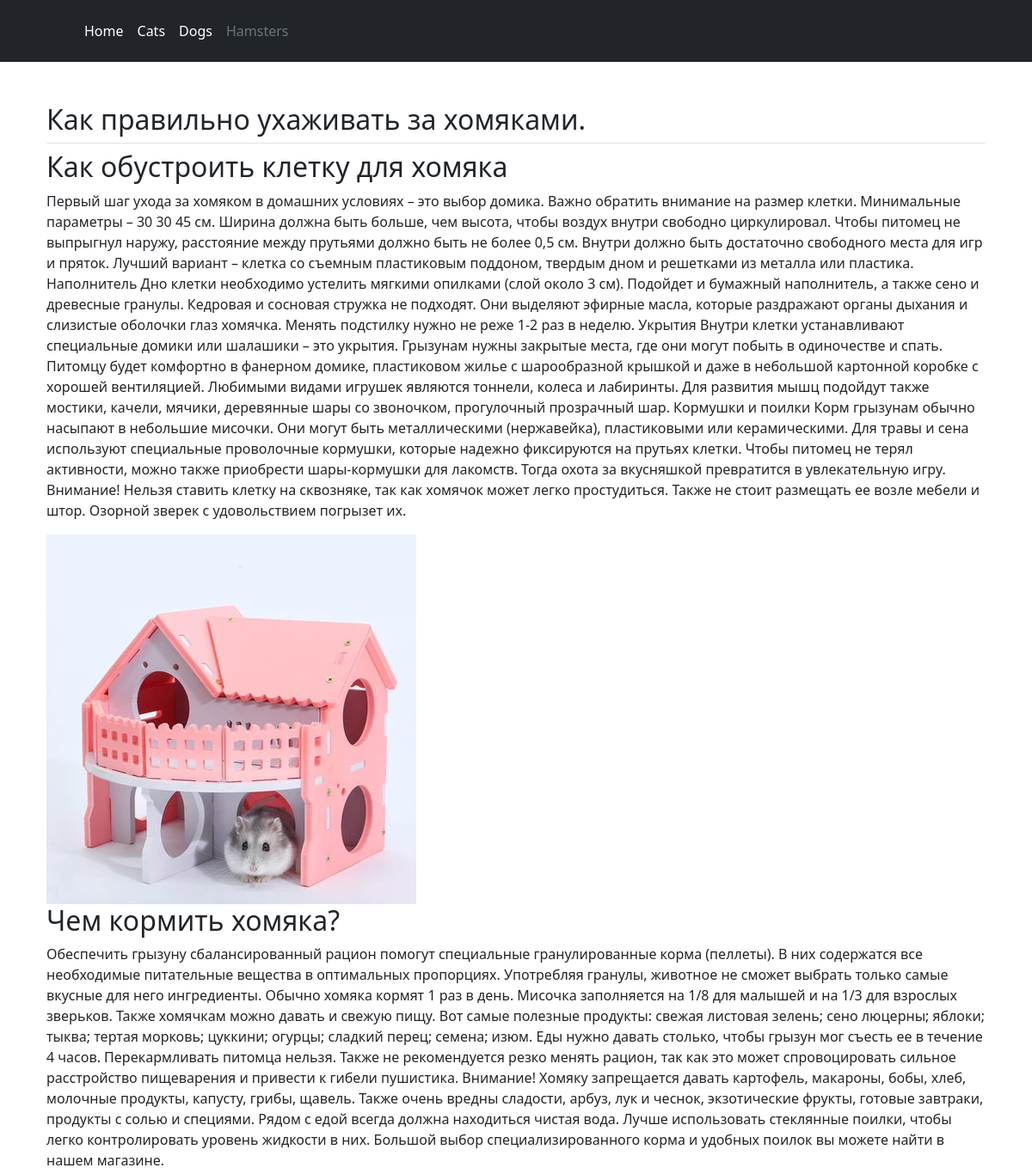
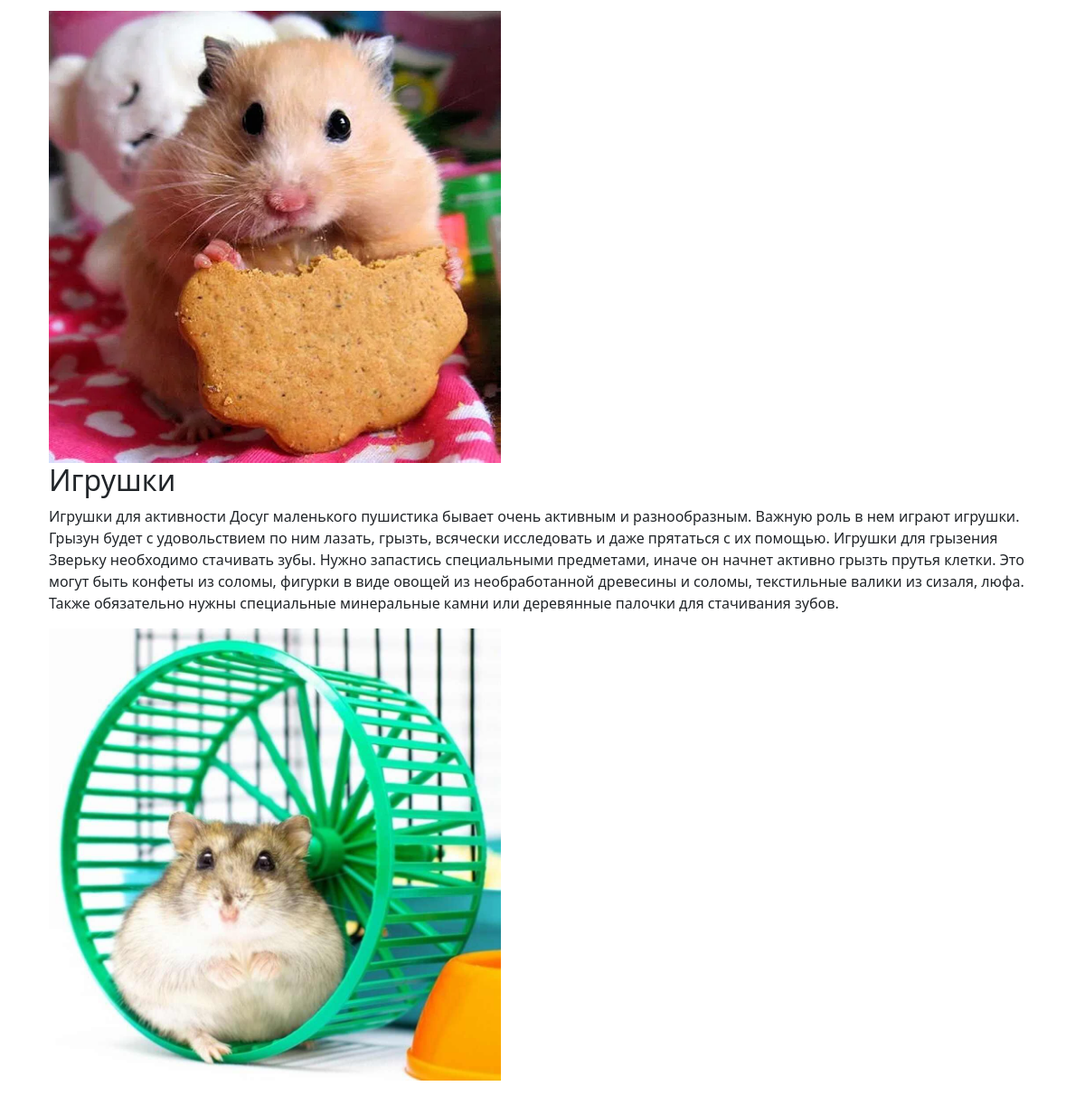
The app's page /hamsters/ with its own data (2 pictures, top to bottom).
### index/models.py (models this page shows)
class Hamsters(models.Model):
    hhead = models.CharField(max_length=64, default='default')
    h_home = models.CharField(max_length=64)
    hhometext = models.TextField()
    hhometextimg = models.ImageField(upload_to='p_img', default='default_image.jpg')
    h_eat = models.CharField(max_length=64)
    heattext = models.TextField()
    heattextimg = models.ImageField(upload_to='p_img', default='default_image.jpg')
    h_toy = models.CharField(max_length=64)
    htoytext = models.TextField()
    htoytextimg = models.ImageField(upload_to='p_img', default='default_image.jpg')
    himg = models.ImageField(upload_to='p_img', default='default_image.jpg')

### index/views.py (the view)
# urls.py: path('hamsters/', views.view_hamsters),
def view_hamsters(request):
    viewhamsters = Hamsters.objects.all()
    context = {'viewhamsters': viewhamsters}
    return render(request, 'hamsters.html', context)

### index/templates/hamsters.html (shortened to what this page needs)
{% load static %}
<!DOCTYPE html>
<html lang="ru">
<head>
    <link rel="stylesheet" href="https://cdn.jsdelivr.net/npm/bootstrap@5.3.2/dist/css/bootstrap.min.css">
    <link type="text/css"  href="{% static 'pets/css/style.css' %}" rel="stylesheet">
</head>
<body>
<header class="p-3 text-bg-dark">
    <div class="container">
      <div class="d-flex flex-wrap align-items-center justify-content-center justify-content-lg-start">
        <a href="/" class="d-flex align-items-center mb-2 mb-lg-0 text-white text-decoration-none">
          <svg class="bi me-2" width="40" height="32" role="img" aria-label="Bootstrap"><use xlink:href="#bootstrap"></use></svg>
        </a>
        <ul class="nav col-12 col-lg-auto me-lg-auto mb-2 justify-content-center mb-md-0">
          <li><a href="/" class="nav-link px-2 text-white">Home</a></li>
          <li><a href="/cats" class="nav-link px-2 text-white">Cats</a></li>
          <li><a href="/dogs" class="nav-link px-2 text-white">Dogs</a></li>
          <li><a href="/hamsters" class="nav-link px-2 text-secondary">Hamsters</a></li>
        </ul>
      </div>
    </div>
</header>
<div class="container px-4 py-5" id="featured-3">
    {% for h in viewhamsters %}
    <h2 class="pb-2 border-bottom">{{ h.hhead }} </h2>
    <div>
          <h3 class="fs-2 text-whitelink">{{ h.h_home }}</h3>
          <p>{{ h.hhometext }}</p>
          <img src="{{ h.hhometextimg.url }}" alt="" class="himgh">
          <h3 class="fs-2 text-whitelink">{{ h.h_eat }}</h3>
          <p>{{ h.heattext }}</p>
          <img src="{{ h.heattextimg.url }}" alt="" class="himge">
          <h3 class="fs-2 text-whitelink">{{ h.h_toy }}</h3>
          <p>{{ h.htoytext }}</p>
          <img src="{{ h.htoytextimg.url }}" alt="" class="himgt">
    </div>
        {% endfor %}
</div>
</body>
</html>

### index/static/pets/css/style.css (style rules this page uses)
.himge { width: 500px; height: 500px; }
.himgt { width: 500px; height: 500px; }

### records on screen
Hamsters: hhead "Как правильно ухаживать за хомяками.", h_home "Как обустроить клетку для хомяка", hhometext "Первый шаг ухода за хомяком в домашних условиях – это выбор домика. Важно обратить внимание на размер клетки. Минимальные параметры – 30 30 45 см. Ширина должна быть больше, чем высота, чтобы воздух внутри свободно циркулировал. Чтобы питомец не выпрыгнул наружу, расстояние между прутьями должно быть не более 0,5 см. Внутри должно быть достаточно свободного места для игр и пряток. Лучший вариант – клетка со съемным пластиковым поддоном, твердым дном и решетками из металла или пластика. Наполнитель Дно клетки необходимо устелить мягкими опилками (слой около 3 см). Подойдет и бумажный наполнитель, а также сено и древесные гранулы. Кедровая и сосновая стружка не подходят. Они выделяют эфирные…", hhometextimg (picture), h_eat "Чем кормить хомяка?", heattext "Обеспечить грызуну сбалансированный рацион помогут специальные гранулированные корма (пеллеты). В них содержатся все необходимые питательные вещества в оптимальных пропорциях. Употребляя гранулы, животное не сможет выбрать только самые вкусные для него ингредиенты. Обычно хомяка кормят 1 раз в день. Мисочка заполняется на 1/8 для малышей и на 1/3 для взрослых зверьков. Также хомячкам можно давать и свежую пищу. Вот самые полезные продукты: свежая листовая зелень; сено люцерны; яблоки; тыква; тертая морковь; цуккини; огурцы; сладкий перец; семена; изюм. Еды нужно давать столько, чтобы грызун мог съесть ее в течение 4 часов. Перекармливать питомца нельзя. Также не рекомендуется резко менять…", heattextimg (picture), h_toy "Игрушки", htoytext "Игрушки для активности Досуг маленького пушистика бывает очень активным и разнообразным. Важную роль в нем играют игрушки. Грызун будет с удовольствием по ним лазать, грызть, всячески исследовать и даже прятаться с их помощью. Игрушки для грызения Зверьку необходимо стачивать зубы. Нужно запастись специальными предметами, иначе он начнет активно грызть прутья клетки. Это могут быть конфеты из соломы, фигурки в виде овощей из необработанной древесины и соломы, текстильные валики из сизаля, люфа. Также обязательно нужны специальные минеральные камни или деревянные палочки для стачивания зубов.", htoytextimg (picture)
